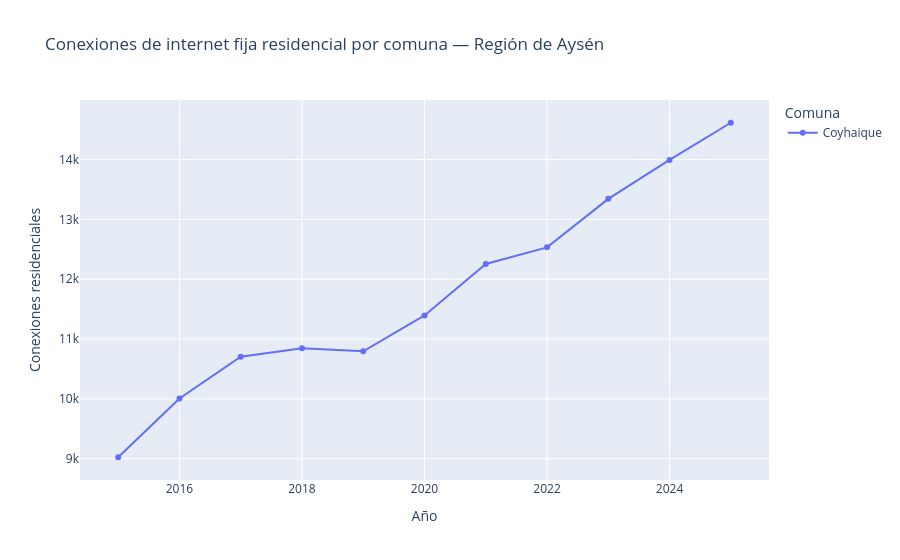

Notebook code for this chart:
### Code cell
# Probar el filtro por comuna (simula lo que hará el callback con Coyhaique por defecto)
comunas_seleccionadas = ['Coyhaique']

fig = px.line(
    dic.query('comuna in @comunas_seleccionadas'),
    x='anio',
    y='conexiones',
    color='comuna',
    markers=True,
    title='Conexiones de internet fija residencial por comuna — Región de Aysén',
    labels={
        'anio': 'Año',
        'conexiones': 'Conexiones residenciales',
        'comuna': 'Comuna'
    }
)
fig.show()

### Figure 1 — Plotly figure (JSON) as saved in the notebook; plotly's stock layout.template omitted (floating-point values rounded to 4 significant figures)
{"data": [{"hovertemplate": "Comuna=Coyhaique<br>Año=%{x}<br>Conexiones residenciales=%{y}<extra></extra>", "legendgroup": "Coyhaique", "line": {"color": "#636efa", "dash": "solid"}, "marker": {"symbol": "circle"}, "mode": "lines+markers", "name": "Coyhaique", "orientation": "v", "showlegend": true, "type": "scatter", "x": [2015, 2016, 2017, 2018, 2019, 2020, 2021, 2022, 2023, 2024, 2025], "xaxis": "x", "y": [9024.0, 10010.0, 10700.0, 10850.0, 10790.0, 11390.0, 12250.0, 12530.0, 13340.0, 13990.0, 14620.0], "yaxis": "y"}], "layout": {"legend": {"title": {"text": "Comuna"}, "tracegroupgap": 0}, "title": {"text": "Conexiones de internet fija residencial por comuna — Región de Aysén"}, "xaxis": {"anchor": "y", "domain": [0, 1], "title": {"text": "Año"}}, "yaxis": {"anchor": "x", "domain": [0, 1], "title": {"text": "Conexiones residenciales"}}}}
